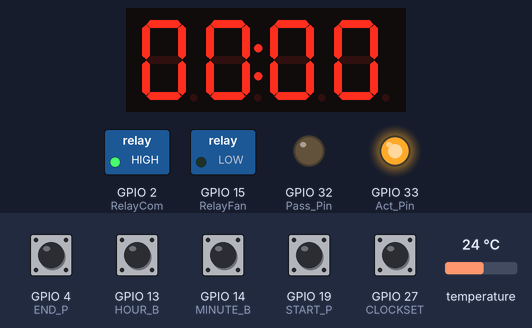
Bench run of a sketch on a simulated ESP32. Parts: 4-digit seven-segment display, switched loads named in the sketch (green lamp = pin HIGH), output pins drawn as LEDs (lit = HIGH). The test bench sets the inputs (shaded band); at power-on: GPIO 4 (END_P), GPIO 13 (HOUR_B), GPIO 14 (MINUTE_B), GPIO 19 (START_P), GPIO 27 (CLOCKSET) HIGH, temperature 24 °C. The local clock reads 2024-03-15 10:24:30 at power-on unless the sketch sets it.

Above: at 1.8 s.
1.9 s: GPIO 19 (START_P) pulled LOW for 0.15 s
At 3.7 s:
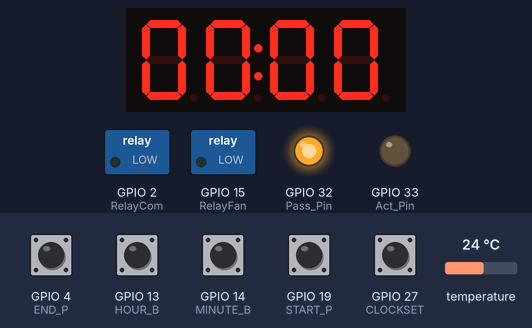
4.6 s: temperature set to 41 °C
7.6 s: GPIO 4 (END_P) pulled LOW for 1 s
At 8.4 s:
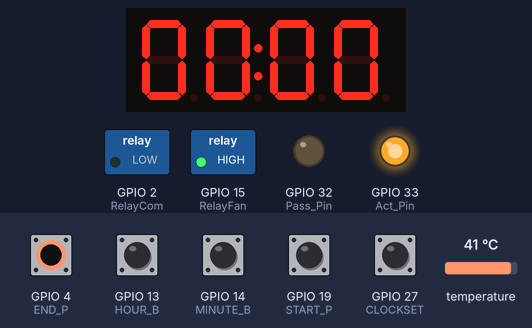
10.6 s: GPIO 13 (HOUR_B) pulled LOW for 1 s
At 12.1 s:
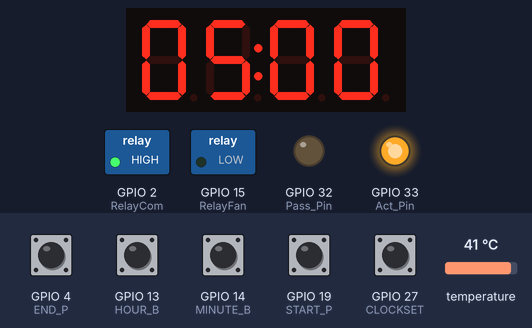
13.1 s: GPIO 14 (MINUTE_B) pulled LOW for 0.15 s
At 14.5 s:
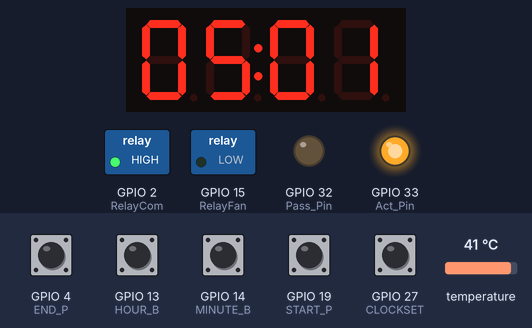
14.8 s: GPIO 27 (CLOCKSET) pulled LOW for 0.15 s
At 16.2 s:
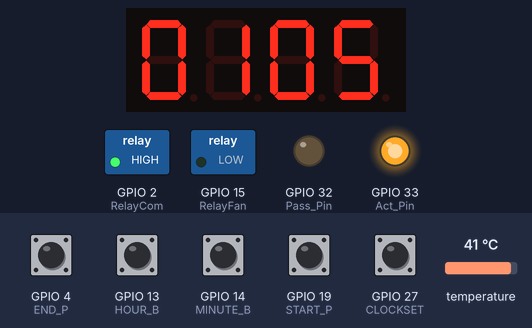
Timing chart, 0 to 17.8 s (numbered marks = the images above; inputs shaded):
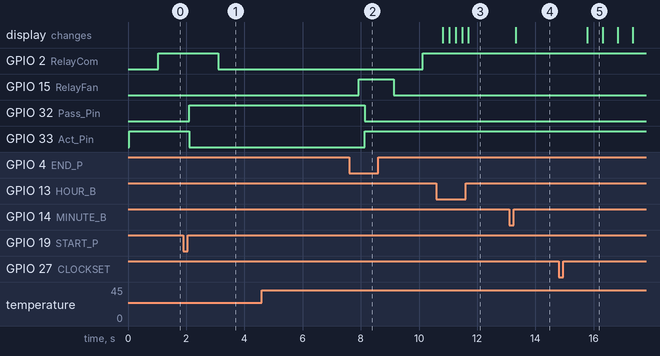

Measured:
- after the input at 1.9 s, GPIO 2 (RelayCom): HIGH → LOW after 1.2 s; GPIO 32 (Pass_Pin): LOW → HIGH after 0.20 s; GPIO 33 (Act_Pin): HIGH → LOW after 0.20 s
- after the input at 4.6 s, every drawn part: stays the same
- after the input at 7.6 s, GPIO 2 (RelayCom): LOW → HIGH after 2.5 s; GPIO 32 (Pass_Pin): HIGH → LOW after 0.53 s; GPIO 33 (Act_Pin): LOW → HIGH after 0.53 s
- after the input at 10.6 s, the display: first changes after 0.22 s (image 3 shows a later state)
- after the input at 13.1 s, the display: changes after 0.22 s (image 4)
- after the input at 14.8 s, the display: changes after 0.99 s (image 5)
- what the display in image 5 shows lasts 0.5 s, from 15.8 s to 16.3 s

The sketch:

FULL_CONTROL_PANEL_CODE_ExtraThingAtStart_V6.ino
```cpp
#include <TM1637Display.h>
#include <OneWire.h>
#include <DallasTemperature.h>
#include <Wire.h>
#include "RTClib.h"

#define ONE_WIRE_BUS 16
#define CLK 22
#define DIO 23
#define CLOCKSET 27
#define HOUR_B 13
#define MINUTE_B 14
#define START_P 19
#define END_P 4
#define Pass_Pin 32
#define Act_Pin 33
#define RelayFan 15
#define RelayCom 2

RTC_DS3231 rtc;

TM1637Display display(CLK, DIO);
OneWire oneWire(ONE_WIRE_BUS);
DallasTemperature sensors(&oneWire);

int hours = 0;
int minutes = 0;
bool running = false;
bool countdownTrigger = false;
bool autoOverride = false;
int lastMinute = -1;
float temp = 0.0;
unsigned long previousMillis = 0;
bool fanArmed = true;

// ---- ADDED ---- Temperature smoothing + fan latch
float smoothTemp = 0;
unsigned long fanOnLatchUntil = 0;

// ★ Fixed safe switching logic — prevents relay chatter
void safeRelaySwitch(int relayPin, bool newState) {
  bool oldState = digitalRead(relayPin);

  // No change, no action
  if (oldState == newState) return;

  // Enforce 1-second buffer before a real state change
  delay(1000);

  // Perform switch once
  digitalWrite(relayPin, newState);
}

void setup() {
  pinMode(HOUR_B, INPUT_PULLUP);
  pinMode(MINUTE_B, INPUT_PULLUP);
  pinMode(CLOCKSET, INPUT_PULLUP);
  pinMode(START_P, INPUT_PULLUP);
  pinMode(END_P, INPUT_PULLUP);
  pinMode(Pass_Pin, OUTPUT);
  pinMode(Act_Pin, OUTPUT);
  pinMode(RelayFan, OUTPUT);
  pinMode(RelayCom, OUTPUT);

  sensors.begin();
  display.setBrightness(0x0f);
  updateDisplay();

  Wire.begin(18, 21);
  if (!rtc.begin()) {
    Serial.println("Couldn't find RTC");
    while (1);
  }
}

void updateDisplay() {
  int displayTime = hours * 100 + minutes;
  display.showNumberDecEx(displayTime, 0b01000000, true);
}

void countDown() {
  if (minutes > 0) {
    minutes--;
  } else if (hours > 0) {
    hours--;
    minutes = 59;
  } else {
    running = false;
    digitalWrite(Pass_Pin, LOW);
    digitalWrite(Act_Pin, HIGH);

    safeRelaySwitch(RelayFan, LOW);
    safeRelaySwitch(RelayCom, HIGH);
  }
}

void toggleFan() {
  sensors.requestTemperatures();
  float rawTemp = sensors.getTempFByIndex(0);

  // ---- EMA Temperature smoothing ----
  smoothTemp = 0.9 * smoothTemp + 0.1 * rawTemp;

  bool fanState = digitalRead(RelayFan);
  unsigned long now = millis();

  // If COM is on, fan must be off
  if (digitalRead(RelayCom) == HIGH) {
    if (fanState == HIGH) safeRelaySwitch(RelayFan, LOW);
    fanArmed = true;
    return;
  }

  // ---- Fan ON latch (prevents rapid re-triggering) ----
  if (now < fanOnLatchUntil) return;

  // FIRST trigger: turn fan ON once at >= 41°F
  if (fanArmed && smoothTemp >= 41.0) {
    safeRelaySwitch(RelayFan, HIGH);
    fanArmed = false;
    fanOnLatchUntil = now + 10000; // 10 second lockout
    return;
  }

  // SECOND trigger: turn fan OFF once at <= 37°F
  if (!fanArmed && smoothTemp <= 37.0) {
    safeRelaySwitch(RelayFan, LOW);
    fanArmed = true;
    return;
  }
}

void flashTemperature() {
  sensors.requestTemperatures();
  float t = sensors.getTempFByIndex(0);
  int tempInt = (int)t;

  unsigned long startTime = millis();

  while (millis() - startTime < 3000) {
    display.showNumberDec(tempInt, true);
    delay(500);
    display.clear();
    delay(500);
  }

  updateDisplay();
}

void loop() {
  DateTime now = rtc.now();
  int currentHour = now.hour();
  int currentMinute = now.minute();

  if (now.minute() != lastMinute) {
    autoOverride = false;
    lastMinute = now.minute();
  }

  if (digitalRead(CLOCKSET) == LOW) {
    delay(200);
    flashTemperature();
  }

  // AUTO START AT 12:00
  if (!autoOverride && !countdownTrigger && !running &&
      currentHour == 12 && currentMinute == 0) {

    hours = 3;
    minutes = 0;
    running = true;
    countdownTrigger = true;

    digitalWrite(Pass_Pin, HIGH);
    digitalWrite(Act_Pin, LOW);

    safeRelaySwitch(RelayCom, LOW);
  }

  // SYSTEM IDLE
  else if (!running) {
    digitalWrite(Pass_Pin, LOW);
    digitalWrite(Act_Pin, HIGH);

    safeRelaySwitch(RelayFan, LOW);
    safeRelaySwitch(RelayCom, HIGH);
  }

  if (!running) countdownTrigger = false;

  if (digitalRead(HOUR_B) == LOW) {
    delay(200);
    hours = (hours + 1) % 24;
    updateDisplay();
  }

  if (digitalRead(MINUTE_B) == LOW) {
    delay(200);
    minutes = (minutes + 1) % 60;
    if (minutes == 0) hours = (hours + 1) % 24;
    updateDisplay();
  }

  if (digitalRead(START_P) == LOW) {
    delay(200);
    running = true;
    digitalWrite(Pass_Pin, HIGH);
    digitalWrite(Act_Pin, LOW);
    safeRelaySwitch(RelayCom, LOW);
  }

  if (digitalRead(END_P) == LOW) {
    delay(200);
    autoOverride = true;
    running = false;
    hours = 0;
    minutes = 0;

    digitalWrite(Pass_Pin, LOW);
    digitalWrite(Act_Pin, HIGH);

    safeRelaySwitch(RelayFan, LOW);
    safeRelaySwitch(RelayCom, HIGH);

    fanArmed = true;
    updateDisplay();
  }

  if (running) {
    unsigned long currentMillis = millis();
    if (currentMillis - previousMillis >= 60000) {
      previousMillis = currentMillis;
      countDown();
      updateDisplay();
    }
    toggleFan();
  } else {
    safeRelaySwitch(RelayFan, LOW);
    safeRelaySwitch(RelayCom, HIGH);
    fanArmed = true;
  }
}
```
